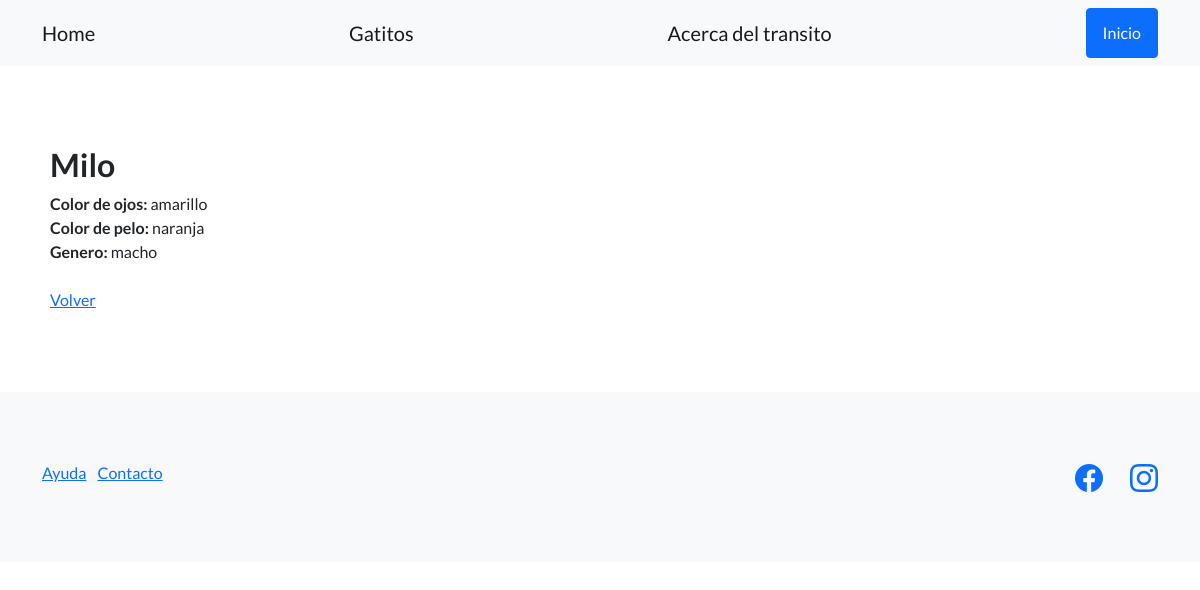
Page /Portfolio/gatos/1/ on the earlier database version.
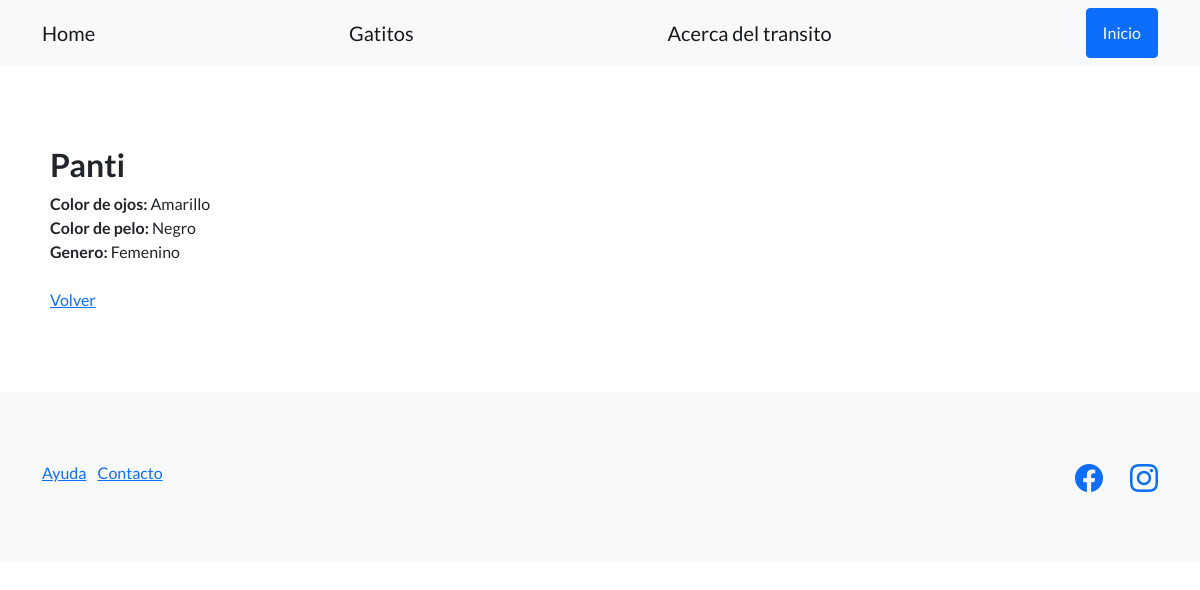
Same page on the later database version.
### Portfolio/models.py (models this page shows, shortened)
class Gato(models.Model):
    nombre = models.CharField(max_length=64)
    color_de_ojos = models.CharField(max_length=64)
    color_pelaje =  models.CharField(max_length=64)
    genero = models.CharField(max_length=64)

### Portfolio/views.py (the view)
# urls.py: path('gatos/<int:id>/', ver_gato, name="ver_gatos"),
def ver_gato(request,id):
    gatito=Gato.objects.get(id=id)
    contexto = {
        'gatito': gatito
    }
    return render(
        request=request,
        template_name='Portfolio/detalle_gato.html',
        context=contexto,
    )

### Portfolio/Templates/Portfolio/detalle_gato.html (shortened to what this page needs)
{% extends "Portfolio/Base.html" %}
{% block contenido %}
<h2>{{ gatito.nombre }}</h2>
<span><b>Color de ojos:</b>  {{ gatito.color_de_ojos }}</span>
<br>
<span><b>Color de pelo:</b>  {{ gatito.color_pelaje }}</span>
<br>
<span><b>Genero:</b> {{ gatito.genero }}</span>
<br>
<br>
<a href="{%url "listar_gatos" %}">Volver</a>
{% endblock contenido %}

Differences in the rows shown:
changed Gato: nombre "Milo" → "Panti"; color_de_ojos "amarillo" → "Amarillo"; color_pelaje "naranja" → "Negro"; genero "macho" → "Femenino"
